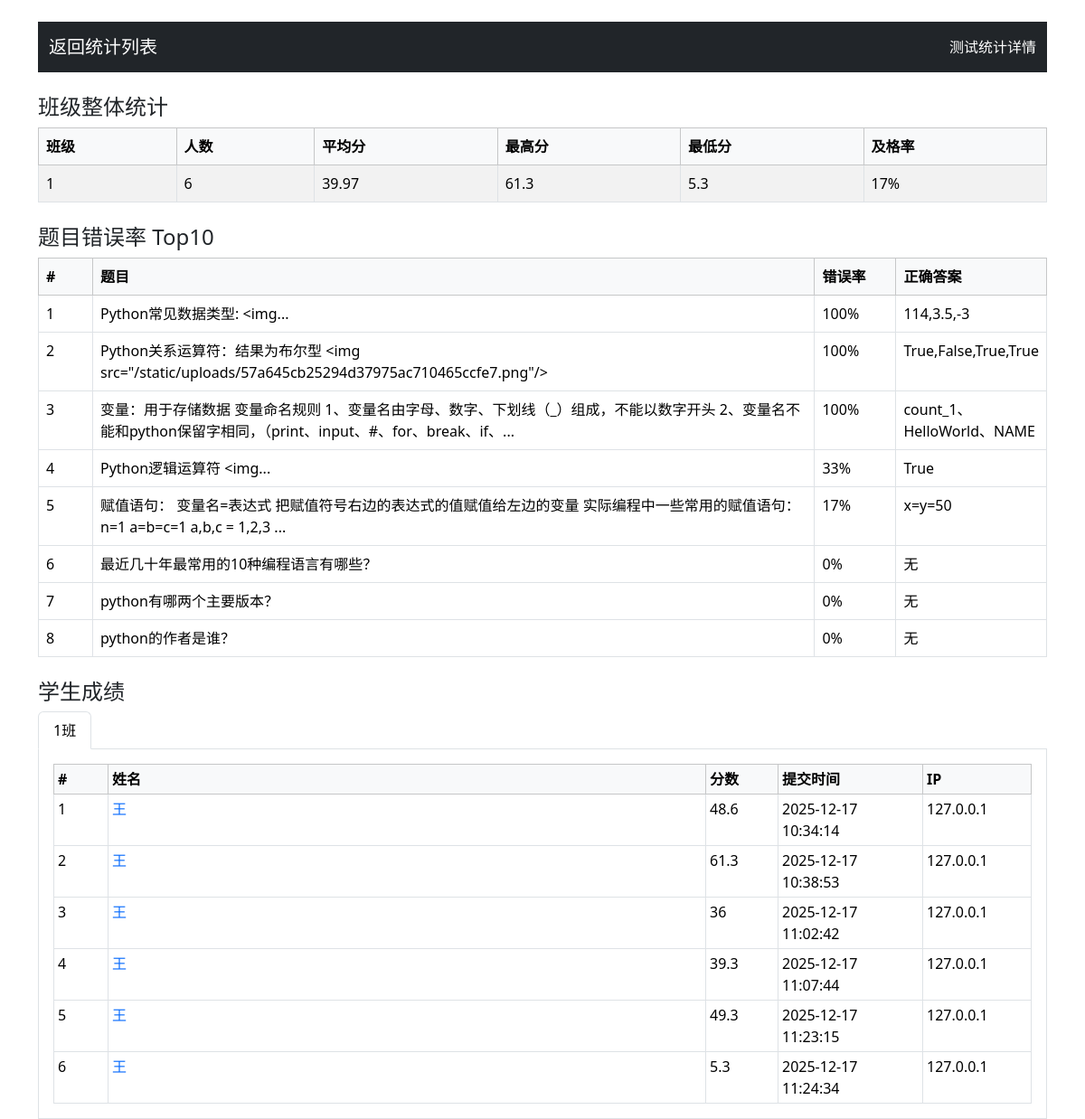
Before: /test_statistics/33 (signed in) with the older database file.
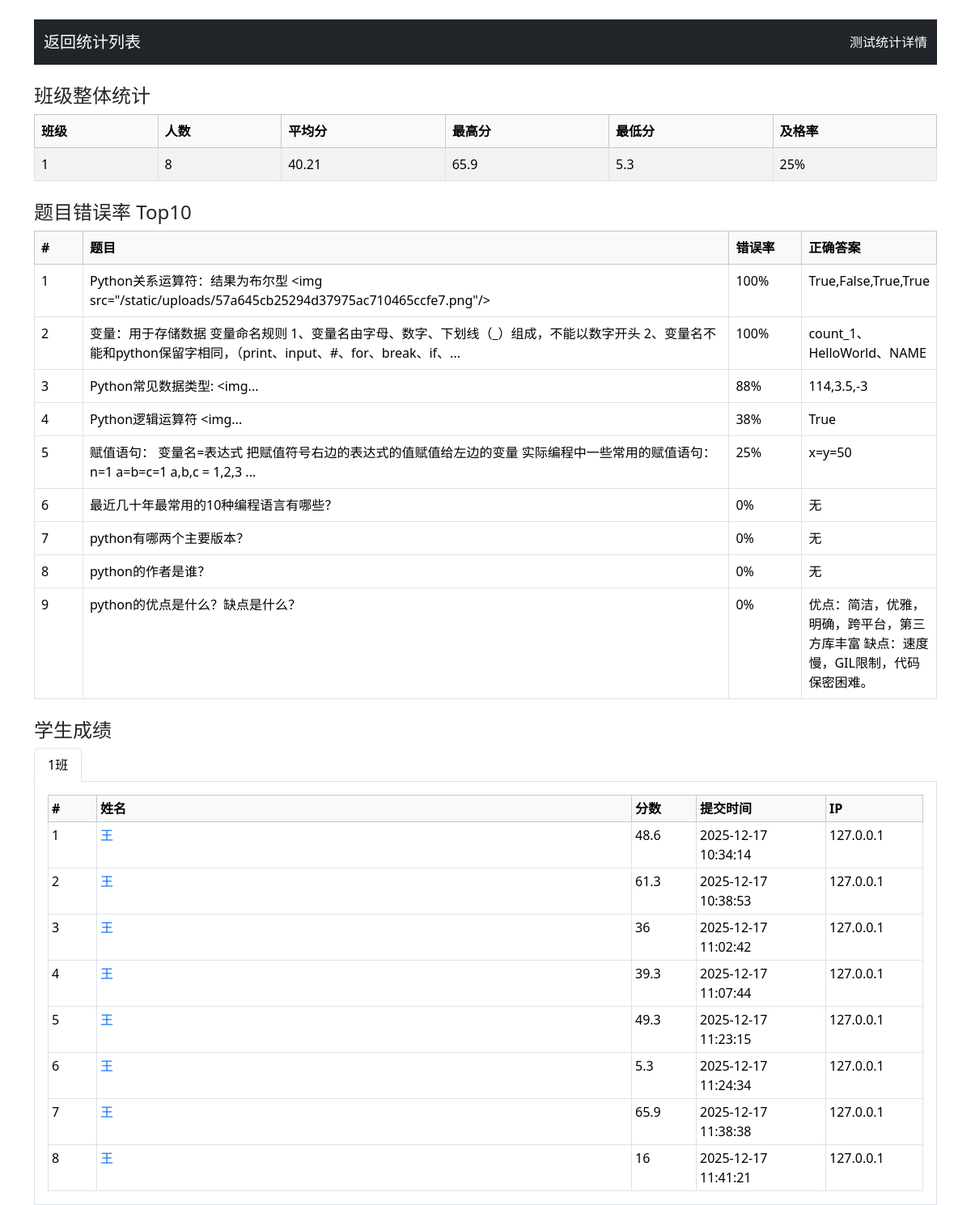
After: the same page with the newer database file.
### app.py (models this page shows)
class TestResult(db.Model):
    id = db.Column(db.Integer, primary_key=True)
    student_id = db.Column(db.Integer, db.ForeignKey('user.id'))
    student_name = db.Column(db.String(100), nullable=False)
    class_number = db.Column(db.String(50), nullable=False)
    test_id = db.Column(db.Integer, db.ForeignKey('test.id'), nullable=False)
    score = db.Column(db.Integer, nullable=False)
    created_at = db.Column(db.DateTime, default=datetime.utcnow)
    answers = db.Column(db.Text)
    ip_address = db.Column(db.String(15), nullable=True) # Added ip_address column
    test = db.relationship('Test', backref=db.backref('results', lazy=True))

class Question(db.Model):
    id = db.Column(db.Integer, primary_key=True)
    question_type = db.Column(db.String(20), nullable=False)
    content = db.Column(db.Text, nullable=False)
    image_path = db.Column(db.String(200))  # 题目配图
    option_a = db.Column(db.String(200))
    option_b = db.Column(db.String(200))
    option_c = db.Column(db.String(200))
    option_d = db.Column(db.String(200))
    option_e = db.Column(db.String(200))
    correct_answer = db.Column(db.String(200), nullable=False)
    score = db.Column(db.Integer, nullable=False)
    explanation = db.Column(db.Text)
    created_at = db.Column(db.DateTime, default=datetime.utcnow)
    bank_id = db.Column(db.Integer, db.ForeignKey('question_bank.id'), nullable=False)

### app.py (the view, shortened to what this page needs)
@app.route('/test_statistics/<int:test_id>')
def get_test_statistics(test_id):
    if 'role' not in session or session['role'] != 'teacher':
        return redirect(url_for('teacher_login'))
    results = TestResult.query.filter_by(test_id=test_id).order_by(TestResult.class_number, TestResult.student_name, TestResult.created_at).all()
    class_stats = {}
    class_students = {}
    for result in results:
        if result.class_number not in class_stats:
            class_stats[result.class_number] = {
                'student_count': 0,
                'total_score': 0,
                'scores': [],
                'pass_count': 0
            }
        stats = class_stats[result.class_number]
        stats['student_count'] += 1
        stats['total_score'] += result.score
        stats['scores'].append(result.score)
        if result.score >= 60:
            stats['pass_count'] += 1
        if result.class_number not in class_students:
            class_students[result.class_number] = []
        class_students[result.class_number].append({
            'name': result.student_name,
            'score': result.score,
            'submit_time': to_bj(result.created_at).strftime('%Y-%m-%d %H:%M:%S'),
            'ip': result.ip_address,
            'result_id': result.id
        })
    statistics = []
    for class_number, stats in class_stats.items():
        if stats['student_count'] > 0:
            statistics.append({
                'class_number': class_number,
                'student_count': stats['student_count'],
                'average_score': stats['total_score'] / stats['student_count'],
                'max_score': max(stats['scores']),
                'min_score': min(stats['scores']),
                'pass_rate': stats['pass_count'] / stats['student_count']
            })
    statistics.sort(key=lambda x: x['class_number'])
    class_students = dict(sorted(class_students.items(), key=lambda x: x[0]))
    question_stats = defaultdict(lambda: {'total': 0, 'wrong': 0, 'content': '', 'question_type': '', 'correct_answer': ''})
    for result in results:
        answers = json.loads(result.answers)
        for qid_str, stu_ans in answers.items():
            qid = int(qid_str)
            question = Question.query.get(qid)
            if not question:
                continue
            question_stats[qid]['total'] += 1
            question_stats[qid]['content'] = question.content
            question_stats[qid]['question_type'] = question.question_type
            question_stats[qid]['correct_answer'] = question.correct_answer
            is_wrong = False
            if question.question_type == 'single_choice':
                is_wrong = stu_ans != question.correct_answer
            elif question.question_type == 'multiple_choice':
                def normalize(ans):
                    return ''.join(sorted([c for c in ans.replace(',', '').replace(' ', '').upper() if c in 'ABCDE']))
                is_wrong = normalize(stu_ans) != normalize(question.correct_answer)
            elif question.question_type == 'true_false':
                is_wrong = stu_ans != question.correct_answer
            elif question.question_type == 'fill_blank':
                def norm_fill(s):
                    parts = [p.strip().lower() for p in s.replace('、', ',').split(',') if p.strip()]
                    return ','.join(parts)
                is_wrong = norm_fill(stu_ans) != norm_fill(question.correct_answer)
            if is_wrong:
                question_stats[qid]['wrong'] += 1
    error_questions = []
    for qid, stat in question_stats.items():
        if stat['total'] > 0:
            error_rate = stat['wrong'] / stat['total']
            question = Question.query.get(qid) # 重新获取question对象以访问选项
            if question:
                q_data = {
                    'id': qid,
                    'content': stat['content'],
                    'question_type': stat['question_type'],
                    'correct_answer': stat['correct_answer'],
                    'error_rate': error_rate,
                    'wrong_count': stat['wrong'],
                    'total_count': stat['total']
                }
                error_questions.append(q_data)
    error_questions.sort(key=lambda x: x['error_rate'], reverse=True)
    top_error_questions = error_questions[:10]
    return render_template('test_statistics_detail.html', statistics=statistics, class_students=class_students, top_error_questions=top_error_questions)

### app.py (called while the page is built)
def to_bj(dt: datetime):
    return (dt + BJ_OFFSET) if dt else dt

### templates/test_statistics_detail.html (shortened to what this page needs)
<!DOCTYPE html>
<html lang="zh">
<head>
    <link href="{{ url_for('static', filename='bootstrap/css/bootstrap.min.css') }}" rel="stylesheet">
</head>
<body class="container mt-4">
    <nav class="navbar navbar-dark bg-dark mb-4">
        <div class="container-fluid">
            <a href="{{ url_for('test_statistics') }}" class="navbar-brand"> 返回统计列表</a>
            <span class="navbar-text text-white">测试统计详情</span>
        </div>
    </nav>
    <h4>班级整体统计</h4>
    {% if statistics %}
    <table class="table table-striped table-bordered">
        <thead class="table-light">
            <tr>
                <th>班级</th>
                <th>人数</th>
                <th>平均分</th>
                <th>最高分</th>
                <th>最低分</th>
                <th>及格率</th>
            </tr>
        </thead>
        <tbody>
            {% for stat in statistics %}
            <tr>
                <td>{{ stat.class_number }}</td>
                <td>{{ stat.student_count }}</td>
                <td>{{ '%.2f' % stat.average_score }}</td>
                <td>{{ stat.max_score }}</td>
                <td>{{ stat.min_score }}</td>
                <td>{{ '%.0f%%' % (stat.pass_rate*100) }}</td>
            </tr>
            {% endfor %}
        </tbody>
    </table>
    {% else %}
    <div class="alert alert-info">暂无数据</div>
    {% endif %}
    <h4 class="mt-4">题目错误率 Top10</h4>
    {% if top_error_questions %}
    <table class="table table-bordered">
        <thead class="table-light">
            <tr>
                <th style="width:60px">#</th>
                <th>题目</th>
                <th style="width:90px">错误率</th>
                <th style="width:120px">正确答案</th>
            </tr>
        </thead>
        <tbody>
            {% for q in top_error_questions %}
            <tr>
                <td>{{ loop.index }}</td>
                <td>{{ q.content|truncate(100) }}</td>
                <td>{{ '%.0f%%' % (q.error_rate*100) }}</td>
                <td>{{ q.correct_answer }}</td>
            </tr>
            {% endfor %}
        </tbody>
    </table>
    {% else %}
    <div class="alert alert-info">暂无错误题目统计</div>
    {% endif %}
    <h4 class="mt-4">学生成绩</h4>
    <ul class="nav nav-tabs" id="classTab" role="tablist">
        {% for class_number in class_students.keys() %}
        <li class="nav-item" role="presentation">
            <button class="nav-link {% if loop.first %}active{% endif %}" id="tab-{{ class_number }}" data-bs-toggle="tab" data-bs-target="#pane-{{ class_number }}" type="button" role="tab">{{ class_number }}班</button>
        </li>
        {% endfor %}
    </ul>
    <div class="tab-content border border-top-0 p-3" id="classTabContent">
        {% for class_number, students in class_students.items() %}
        <div class="tab-pane fade {% if loop.first %}show active{% endif %}" id="pane-{{ class_number }}" role="tabpanel">
            <table class="table table-sm table-bordered mb-0">
                <thead class="table-light">
                    <tr>
                        <th style="width:60px">#</th>
                        <th>姓名</th>
                        <th style="width:80px">分数</th>
                        <th style="width:160px">提交时间</th>
                        <th style="width:120px">IP</th>
                    </tr>
                </thead>
                <tbody>
                    {% for stu in students %}
                    <tr>
                        <td>{{ loop.index }}</td>
                        <td><a href="{{ url_for('test_result', result_id=stu.result_id) }}" target="_blank" class="text-primary text-decoration-none">{{ stu.name }}</a></td>
                        <td>{{ stu.score }}</td>
                        <td>{{ stu.submit_time }}</td>
                        <td>{{ stu.ip }}</td>
                    </tr>
                    {% endfor %}
                </tbody>
            </table>
        </div>
        {% endfor %}
    </div>
</body>
</html>

Changed rows visible on the page:
added TestResult: max_score "65.9", name "王", score "65.9", submit_time "2025-12-17 11:38:38", ip "127.0.0.1"
shown differently, row unchanged: Question "Python常见数据类型: <img...": error_rate "100%" → "88%"; moves down the list
computed for Question "True": error_rate "33%" → "38%"
computed for Question "赋值语句： 变量名=表达式 把赋值符号右边的表达式的值赋值给左边的变量 实际编程中一些常用的赋值语句：n=1 a=b=c=1 a,b,c = 1,2,3 ...": error_rate "17%" → "25%"
now on this page (row unchanged): Question: content "python的优点是什么？缺点是什么？", error_rate "0%", correct_answer "优点：简洁，优雅，明确，跨平台，第三方库丰富 缺点：速度慢，GIL限制，代码保密困难。"
added TestResult: name "王", score "16", submit_time "2025-12-17 11:41:21", ip "127.0.0.1"
Other visible differences:
new list line: "1 8 40.21 25%"
new list line: "5.3"
list line gone: "1 6 39.97 17%"
list line gone: "61.3"
list line gone: "5.3"
